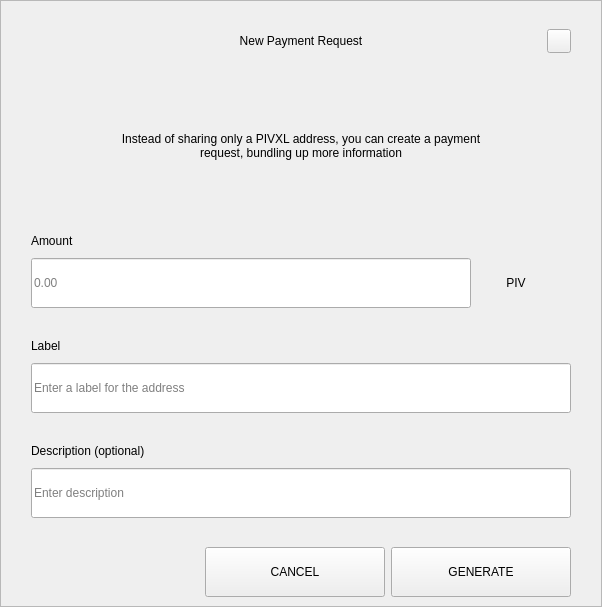
<?xml version="1.0" encoding="UTF-8"?>
<ui version="4.0">
 <class>RequestDialog</class>
 <widget class="QDialog" name="RequestDialog">
  <property name="geometry">
   <rect>
    <x>0</x>
    <y>0</y>
    <width>602</width>
    <height>607</height>
   </rect>
  </property>
  <property name="windowTitle">
   <string>Dialog</string>
  </property>
  <layout class="QVBoxLayout" name="verticalLayout_5">
   <property name="spacing">
    <number>0</number>
   </property>
   <property name="leftMargin">
    <number>0</number>
   </property>
   <property name="topMargin">
    <number>0</number>
   </property>
   <property name="rightMargin">
    <number>0</number>
   </property>
   <property name="bottomMargin">
    <number>0</number>
   </property>
   <item>
    <widget class="QFrame" name="frame">
     <property name="styleSheet">
      <string notr="true"/>
     </property>
     <property name="frameShape">
      <enum>QFrame::StyledPanel</enum>
     </property>
     <property name="frameShadow">
      <enum>QFrame::Raised</enum>
     </property>
     <layout class="QVBoxLayout" name="verticalLayout_4" stretch="1,0,0">
      <property name="spacing">
       <number>0</number>
      </property>
      <property name="leftMargin">
       <number>30</number>
      </property>
      <property name="topMargin">
       <number>20</number>
      </property>
      <property name="rightMargin">
       <number>30</number>
      </property>
      <property name="bottomMargin">
       <number>0</number>
      </property>
      <item>
       <layout class="QHBoxLayout" name="horizontalLayout_3">
        <property name="spacing">
         <number>0</number>
        </property>
        <item>
         <spacer name="horizontalSpacer_21">
          <property name="orientation">
           <enum>Qt::Horizontal</enum>
          </property>
          <property name="sizeHint" stdset="0">
           <size>
            <width>40</width>
            <height>20</height>
           </size>
          </property>
         </spacer>
        </item>
        <item>
         <widget class="QLabel" name="labelTitle">
          <property name="minimumSize">
           <size>
            <width>0</width>
            <height>40</height>
           </size>
          </property>
          <property name="maximumSize">
           <size>
            <width>16777215</width>
            <height>40</height>
           </size>
          </property>
          <property name="styleSheet">
           <string notr="true">padding-left:24px;</string>
          </property>
          <property name="text">
           <string>New Payment Request</string>
          </property>
          <property name="alignment">
           <set>Qt::AlignCenter</set>
          </property>
          <property name="margin">
           <number>7</number>
          </property>
         </widget>
        </item>
        <item>
         <spacer name="horizontalSpacer">
          <property name="orientation">
           <enum>Qt::Horizontal</enum>
          </property>
          <property name="sizeHint" stdset="0">
           <size>
            <width>40</width>
            <height>20</height>
           </size>
          </property>
         </spacer>
        </item>
        <item>
         <widget class="QPushButton" name="btnEsc">
          <property name="minimumSize">
           <size>
            <width>24</width>
            <height>24</height>
           </size>
          </property>
          <property name="maximumSize">
           <size>
            <width>24</width>
            <height>24</height>
           </size>
          </property>
          <property name="focusPolicy">
           <enum>Qt::NoFocus</enum>
          </property>
          <property name="text">
           <string/>
          </property>
         </widget>
        </item>
       </layout>
      </item>
      <item>
       <widget class="QStackedWidget" name="stack">
        <property name="minimumSize">
         <size>
          <width>540</width>
          <height>0</height>
         </size>
        </property>
        <property name="maximumSize">
         <size>
          <width>540</width>
          <height>16777215</height>
         </size>
        </property>
        <property name="currentIndex">
         <number>0</number>
        </property>
        <widget class="QWidget" name="page_1">
         <property name="minimumSize">
          <size>
           <width>540</width>
           <height>0</height>
          </size>
         </property>
         <property name="maximumSize">
          <size>
           <width>540</width>
           <height>16777215</height>
          </size>
         </property>
         <layout class="QVBoxLayout" name="layout1">
          <property name="spacing">
           <number>0</number>
          </property>
          <property name="leftMargin">
           <number>0</number>
          </property>
          <property name="topMargin">
           <number>0</number>
          </property>
          <property name="rightMargin">
           <number>0</number>
          </property>
          <property name="bottomMargin">
           <number>0</number>
          </property>
          <item>
           <spacer name="verticalSpacer_21">
            <property name="orientation">
             <enum>Qt::Vertical</enum>
            </property>
            <property name="sizeType">
             <enum>QSizePolicy::Fixed</enum>
            </property>
            <property name="sizeHint" stdset="0">
             <size>
              <width>20</width>
              <height>30</height>
             </size>
            </property>
           </spacer>
          </item>
          <item alignment="Qt::AlignHCenter">
           <widget class="QLabel" name="labelMessage">
            <property name="minimumSize">
             <size>
              <width>400</width>
              <height>50</height>
             </size>
            </property>
            <property name="text">
             <string>Instead of sharing only a PIVXL address, you can create a payment request, bundling up more information</string>
            </property>
            <property name="alignment">
             <set>Qt::AlignCenter</set>
            </property>
            <property name="wordWrap">
             <bool>true</bool>
            </property>
           </widget>
          </item>
          <item alignment="Qt::AlignBottom">
           <widget class="QWidget" name="containerAmount" native="true">
            <layout class="QVBoxLayout" name="verticalLayout">
             <property name="spacing">
              <number>9</number>
             </property>
             <property name="leftMargin">
              <number>0</number>
             </property>
             <property name="topMargin">
              <number>0</number>
             </property>
             <property name="rightMargin">
              <number>0</number>
             </property>
             <property name="bottomMargin">
              <number>0</number>
             </property>
             <item>
              <widget class="QLabel" name="labelSubtitleAmount">
               <property name="minimumSize">
                <size>
                 <width>350</width>
                 <height>16</height>
                </size>
               </property>
               <property name="maximumSize">
                <size>
                 <width>16777215</width>
                 <height>16</height>
                </size>
               </property>
               <property name="text">
                <string>Amount</string>
               </property>
              </widget>
             </item>
             <item alignment="Qt::AlignTop">
              <widget class="QWidget" name="layoutAmount" native="true">
               <layout class="QHBoxLayout" name="horizontalLayout" stretch="2,0">
                <property name="spacing">
                 <number>0</number>
                </property>
                <property name="leftMargin">
                 <number>0</number>
                </property>
                <property name="topMargin">
                 <number>0</number>
                </property>
                <property name="rightMargin">
                 <number>0</number>
                </property>
                <property name="bottomMargin">
                 <number>0</number>
                </property>
                <item>
                 <widget class="QLineEdit" name="lineEditAmount">
                  <property name="minimumSize">
                   <size>
                    <width>0</width>
                    <height>50</height>
                   </size>
                  </property>
                  <property name="maximumSize">
                   <size>
                    <width>16777215</width>
                    <height>50</height>
                   </size>
                  </property>
                  <property name="placeholderText">
                   <string notr="true">0.00</string>
                  </property>
                 </widget>
                </item>
                <item>
                 <widget class="QWidget" name="comboContainer" native="true">
                  <property name="minimumSize">
                   <size>
                    <width>100</width>
                    <height>50</height>
                   </size>
                  </property>
                  <property name="maximumSize">
                   <size>
                    <width>16777215</width>
                    <height>50</height>
                   </size>
                  </property>
                  <layout class="QHBoxLayout" name="horizontalLayout_31">
                   <property name="spacing">
                    <number>0</number>
                   </property>
                   <property name="leftMargin">
                    <number>0</number>
                   </property>
                   <property name="topMargin">
                    <number>0</number>
                   </property>
                   <property name="rightMargin">
                    <number>10</number>
                   </property>
                   <property name="bottomMargin">
                    <number>0</number>
                   </property>
                   <item>
                    <widget class="QLabel" name="comboBoxCoin">
                     <property name="text">
                      <string>PIV</string>
                     </property>
                     <property name="alignment">
                      <set>Qt::AlignCenter</set>
                     </property>
                    </widget>
                   </item>
                  </layout>
                 </widget>
                </item>
               </layout>
              </widget>
             </item>
            </layout>
           </widget>
          </item>
          <item>
           <spacer name="verticalSpacer_31">
            <property name="orientation">
             <enum>Qt::Vertical</enum>
            </property>
            <property name="sizeType">
             <enum>QSizePolicy::Fixed</enum>
            </property>
            <property name="sizeHint" stdset="0">
             <size>
              <width>20</width>
              <height>30</height>
             </size>
            </property>
           </spacer>
          </item>
          <item>
           <layout class="QVBoxLayout" name="verticalLayoutLabel">
            <property name="spacing">
             <number>9</number>
            </property>
            <item>
             <widget class="QLabel" name="labelSubtitleLabel">
              <property name="minimumSize">
               <size>
                <width>0</width>
                <height>16</height>
               </size>
              </property>
              <property name="maximumSize">
               <size>
                <width>16777215</width>
                <height>16</height>
               </size>
              </property>
              <property name="text">
               <string>Label</string>
              </property>
             </widget>
            </item>
            <item>
             <widget class="QLineEdit" name="lineEditLabel">
              <property name="minimumSize">
               <size>
                <width>0</width>
                <height>50</height>
               </size>
              </property>
              <property name="maximumSize">
               <size>
                <width>16777215</width>
                <height>50</height>
               </size>
              </property>
              <property name="placeholderText">
               <string>Enter a label for the address</string>
              </property>
             </widget>
            </item>
           </layout>
          </item>
          <item>
           <spacer name="verticalSpacer_34">
            <property name="orientation">
             <enum>Qt::Vertical</enum>
            </property>
            <property name="sizeType">
             <enum>QSizePolicy::Fixed</enum>
            </property>
            <property name="sizeHint" stdset="0">
             <size>
              <width>20</width>
              <height>30</height>
             </size>
            </property>
           </spacer>
          </item>
          <item>
           <layout class="QVBoxLayout" name="verticalLayoutDescription">
            <property name="spacing">
             <number>9</number>
            </property>
            <item>
             <widget class="QLabel" name="labelSubtitleDescription">
              <property name="minimumSize">
               <size>
                <width>0</width>
                <height>16</height>
               </size>
              </property>
              <property name="maximumSize">
               <size>
                <width>16777215</width>
                <height>16</height>
               </size>
              </property>
              <property name="text">
               <string>Description (optional)</string>
              </property>
             </widget>
            </item>
            <item>
             <widget class="QLineEdit" name="lineEditDescription">
              <property name="minimumSize">
               <size>
                <width>0</width>
                <height>50</height>
               </size>
              </property>
              <property name="maximumSize">
               <size>
                <width>16777215</width>
                <height>50</height>
               </size>
              </property>
              <property name="placeholderText">
               <string>Enter description</string>
              </property>
             </widget>
            </item>
            <item>
             <spacer name="verticalSpacer_4">
              <property name="orientation">
               <enum>Qt::Vertical</enum>
              </property>
              <property name="sizeType">
               <enum>QSizePolicy::Fixed</enum>
              </property>
              <property name="sizeHint" stdset="0">
               <size>
                <width>20</width>
                <height>20</height>
               </size>
              </property>
             </spacer>
            </item>
           </layout>
          </item>
         </layout>
        </widget>
        <widget class="QWidget" name="page_2">
         <layout class="QVBoxLayout" name="layout2">
          <item>
           <spacer name="verticalSpacer_5">
            <property name="orientation">
             <enum>Qt::Vertical</enum>
            </property>
            <property name="sizeType">
             <enum>QSizePolicy::Fixed</enum>
            </property>
            <property name="sizeHint" stdset="0">
             <size>
              <width>20</width>
              <height>50</height>
             </size>
            </property>
           </spacer>
          </item>
          <item alignment="Qt::AlignHCenter">
           <widget class="QLabel" name="labelQrImg">
            <property name="minimumSize">
             <size>
              <width>260</width>
              <height>260</height>
             </size>
            </property>
            <property name="maximumSize">
             <size>
              <width>260</width>
              <height>260</height>
             </size>
            </property>
            <property name="text">
             <string/>
            </property>
            <property name="alignment">
             <set>Qt::AlignCenter</set>
            </property>
           </widget>
          </item>
          <item>
           <spacer name="verticalSpacer_2">
            <property name="orientation">
             <enum>Qt::Vertical</enum>
            </property>
            <property name="sizeType">
             <enum>QSizePolicy::Fixed</enum>
            </property>
            <property name="sizeHint" stdset="0">
             <size>
              <width>20</width>
              <height>30</height>
             </size>
            </property>
           </spacer>
          </item>
          <item alignment="Qt::AlignHCenter">
           <widget class="QLabel" name="labelAddress">
            <property name="text">
             <string>D7VFR83SQbiezrW72hjcWJtcfip5krte2Z </string>
            </property>
           </widget>
          </item>
          <item>
           <spacer name="verticalSpacer_32">
            <property name="orientation">
             <enum>Qt::Vertical</enum>
            </property>
            <property name="sizeType">
             <enum>QSizePolicy::Expanding</enum>
            </property>
            <property name="sizeHint" stdset="0">
             <size>
              <width>20</width>
              <height>20</height>
             </size>
            </property>
           </spacer>
          </item>
          <item>
           <layout class="QHBoxLayout" name="horizontal">
            <property name="leftMargin">
             <number>20</number>
            </property>
            <property name="rightMargin">
             <number>20</number>
            </property>
            <property name="bottomMargin">
             <number>20</number>
            </property>
            <item>
             <spacer name="horizontalSpacer_4">
              <property name="orientation">
               <enum>Qt::Horizontal</enum>
              </property>
              <property name="sizeHint" stdset="0">
               <size>
                <width>40</width>
                <height>20</height>
               </size>
              </property>
             </spacer>
            </item>
            <item>
             <widget class="QPushButton" name="btnCopyAddress">
              <property name="minimumSize">
               <size>
                <width>180</width>
                <height>50</height>
               </size>
              </property>
              <property name="text">
               <string>COPY ADDRESS</string>
              </property>
             </widget>
            </item>
            <item>
             <widget class="QPushButton" name="btnCopyUrl">
              <property name="minimumSize">
               <size>
                <width>180</width>
                <height>50</height>
               </size>
              </property>
              <property name="text">
               <string>COPY URL</string>
              </property>
             </widget>
            </item>
            <item>
             <spacer name="horizontalSpacer_2">
              <property name="orientation">
               <enum>Qt::Horizontal</enum>
              </property>
              <property name="sizeHint" stdset="0">
               <size>
                <width>40</width>
                <height>20</height>
               </size>
              </property>
             </spacer>
            </item>
           </layout>
          </item>
         </layout>
        </widget>
       </widget>
      </item>
      <item>
       <widget class="QWidget" name="buttonsStack" native="true">
        <layout class="QHBoxLayout" name="horizontalLayout_5">
         <property name="leftMargin">
          <number>20</number>
         </property>
         <property name="rightMargin">
          <number>0</number>
         </property>
         <item>
          <spacer name="horizontalSpacer_41">
           <property name="orientation">
            <enum>Qt::Horizontal</enum>
           </property>
           <property name="sizeHint" stdset="0">
            <size>
             <width>40</width>
             <height>20</height>
            </size>
           </property>
          </spacer>
         </item>
         <item>
          <widget class="QPushButton" name="btnCancel">
           <property name="minimumSize">
            <size>
             <width>180</width>
             <height>50</height>
            </size>
           </property>
           <property name="focusPolicy">
            <enum>Qt::NoFocus</enum>
           </property>
           <property name="text">
            <string>CANCEL</string>
           </property>
          </widget>
         </item>
         <item>
          <widget class="QPushButton" name="btnSave">
           <property name="minimumSize">
            <size>
             <width>180</width>
             <height>50</height>
            </size>
           </property>
           <property name="focusPolicy">
            <enum>Qt::NoFocus</enum>
           </property>
           <property name="text">
            <string>GENERATE</string>
           </property>
          </widget>
         </item>
        </layout>
       </widget>
      </item>
     </layout>
    </widget>
   </item>
  </layout>
 </widget>
 <resources/>
 <connections/>
</ui>
